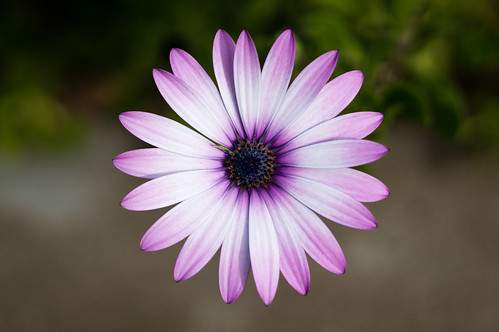
#> input picture algoritmi/input3_image.jpg, 499 x 332 px
$ python Bicubic.py
#> lines starting #> are read from the running program, lines starting #| are printed output that depends on the picture
import cv2
def bicubic_interpolation(image_path, scale_factor):
#> called with image_path = 'input3_image.jpg', scale_factor = 0.5
    image = cv2.imread(image_path)
#> image is the input picture: shape (332, 499, 3); mean B, G, R 87.5, 92.9, 103.5
    new_dimensions = (int(image.shape[1] * scale_factor), int(image.shape[0] * scale_factor))
#> new_dimensions = (249, 166)
    upscaled_image = cv2.resize(image, new_dimensions, interpolation=cv2.INTER_CUBIC)
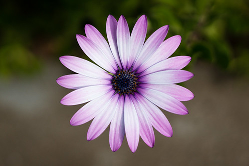
#> upscaled_image: shape (166, 249, 3); mean B, G, R 87.5, 92.8, 103.5
    cv2.imwrite('bicubic_upscaled.jpg', upscaled_image)

bicubic_interpolation('input3_image.jpg', 0.5)

$ run again, with algoritmi/image_ai.jpg copied over algoritmi/input3_image.jpg
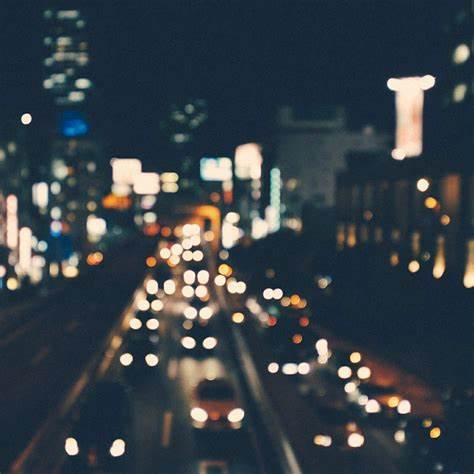
#> input picture algoritmi/image_ai.jpg, 474 x 474 px
#> in bicubic_interpolation, image is the input picture: shape (474, 474, 3); mean B, G, R 72.4, 65.5, 56.7
#> in bicubic_interpolation, `upscaled_image = cv2.resize(image, new_dimensions, interpolation=cv2.I..`:
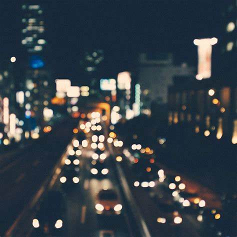
#> upscaled_image: shape (237, 237, 3); mean B, G, R 72.4, 65.5, 56.7

$ run again, with algoritmi/input_image.jpg copied over algoritmi/input3_image.jpg
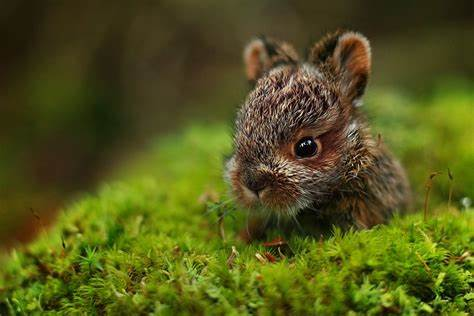
#> input picture algoritmi/input_image.jpg, 474 x 316 px
#> in bicubic_interpolation, image is the input picture: shape (316, 474, 3); mean B, G, R 26.7, 86.2, 83.2
#> in bicubic_interpolation, `upscaled_image = cv2.resize(image, new_dimensions, interpolation=cv2.I..`:
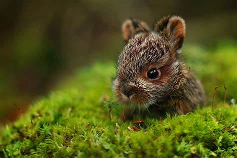
#> upscaled_image: shape (158, 237, 3); mean B, G, R 26.7, 86.2, 83.2
